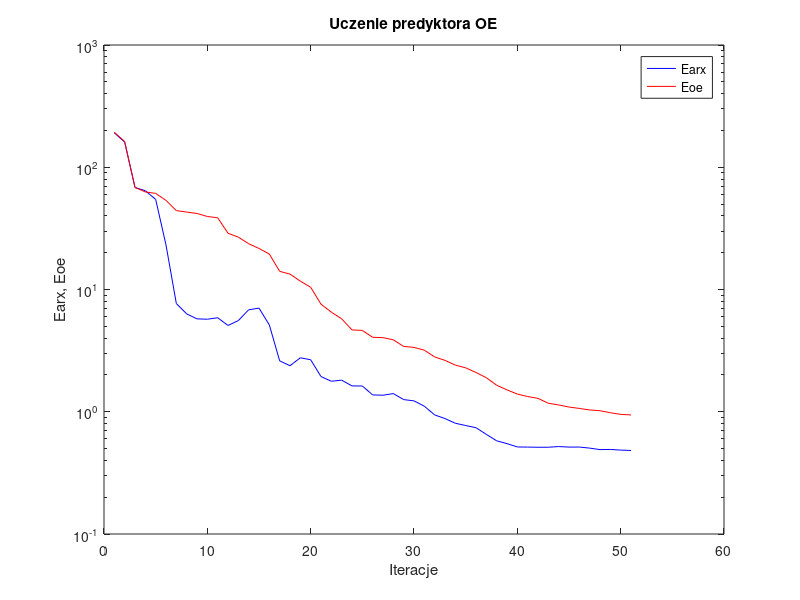
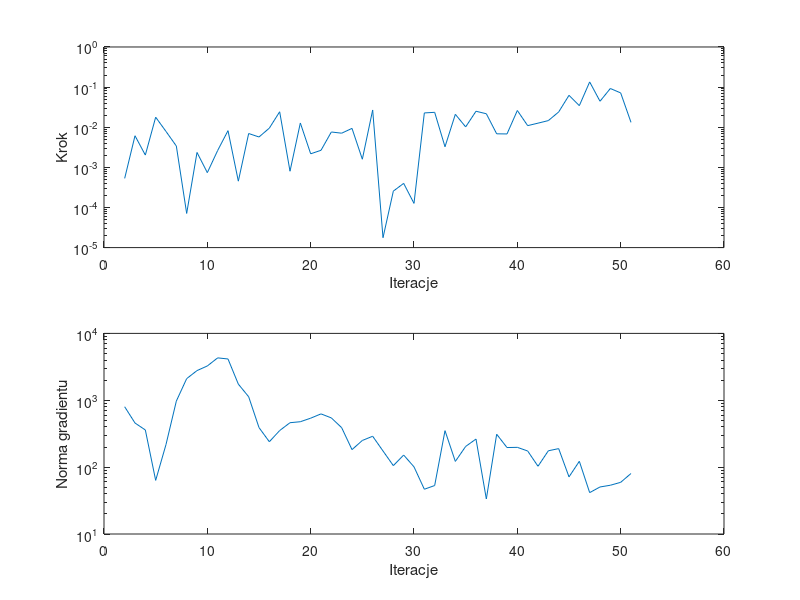

The MATLAB script that drew these images, in order:
%uczenie predyktora oe
clear all;
n=0; farx(n+1)=1.913137e+002; foe(n+1)=1.933879e+002; wspucz(n+1)=0.000000e+000; ng(n+1)=0.000000e+000;
%odnowa zmiennej metryki
n=1; farx(n+1)=1.604687e+002; foe(n+1)=1.621401e+002; krok(n+1)=5.304139e-004; ng(n+1)=7.998576e+002;
n=2; farx(n+1)=6.832734e+001; foe(n+1)=6.840209e+001; krok(n+1)=6.130766e-003; ng(n+1)=4.567688e+002;
n=3; farx(n+1)=6.427650e+001; foe(n+1)=6.282115e+001; krok(n+1)=2.023175e-003; ng(n+1)=3.595902e+002;
n=4; farx(n+1)=5.459035e+001; foe(n+1)=6.113935e+001; krok(n+1)=1.778267e-002; ng(n+1)=6.339256e+001;
n=5; farx(n+1)=2.313187e+001; foe(n+1)=5.356098e+001; krok(n+1)=7.852675e-003; ng(n+1)=2.178621e+002;
n=6; farx(n+1)=7.678089e+000; foe(n+1)=4.420901e+001; krok(n+1)=3.401267e-003; ng(n+1)=9.716332e+002;
n=7; farx(n+1)=6.319558e+000; foe(n+1)=4.300349e+001; krok(n+1)=7.103937e-005; ng(n+1)=2.105286e+003;
n=8; farx(n+1)=5.752093e+000; foe(n+1)=4.187057e+001; krok(n+1)=2.351298e-003; ng(n+1)=2.777325e+003;
n=9; farx(n+1)=5.713347e+000; foe(n+1)=3.956451e+001; krok(n+1)=7.383609e-004; ng(n+1)=3.257990e+003;
n=10; farx(n+1)=5.874970e+000; foe(n+1)=3.862807e+001; krok(n+1)=2.634602e-003; ng(n+1)=4.305421e+003;
n=11; farx(n+1)=5.079260e+000; foe(n+1)=2.886933e+001; krok(n+1)=8.213360e-003; ng(n+1)=4.142794e+003;
n=12; farx(n+1)=5.569718e+000; foe(n+1)=2.681008e+001; krok(n+1)=4.526501e-004; ng(n+1)=1.742948e+003;
n=13; farx(n+1)=6.822932e+000; foe(n+1)=2.368529e+001; krok(n+1)=6.970444e-003; ng(n+1)=1.128356e+003;
n=14; farx(n+1)=7.043752e+000; foe(n+1)=2.165731e+001; krok(n+1)=5.711090e-003; ng(n+1)=3.902242e+002;
n=15; farx(n+1)=5.130734e+000; foe(n+1)=1.949499e+001; krok(n+1)=9.495353e-003; ng(n+1)=2.397570e+002;
n=16; farx(n+1)=2.607578e+000; foe(n+1)=1.408018e+001; krok(n+1)=2.428721e-002; ng(n+1)=3.524328e+002;
n=17; farx(n+1)=2.380743e+000; foe(n+1)=1.336101e+001; krok(n+1)=8.006062e-004; ng(n+1)=4.617324e+002;
n=18; farx(n+1)=2.763124e+000; foe(n+1)=1.170968e+001; krok(n+1)=1.276026e-002; ng(n+1)=4.775975e+002;
n=19; farx(n+1)=2.662724e+000; foe(n+1)=1.042913e+001; krok(n+1)=2.176307e-003; ng(n+1)=5.395897e+002;
n=20; farx(n+1)=1.939574e+000; foe(n+1)=7.585017e+000; krok(n+1)=2.660052e-003; ng(n+1)=6.255191e+002;
n=21; farx(n+1)=1.775765e+000; foe(n+1)=6.525859e+000; krok(n+1)=7.609550e-003; ng(n+1)=5.448285e+002;
n=22; farx(n+1)=1.813518e+000; foe(n+1)=5.752795e+000; krok(n+1)=7.099884e-003; ng(n+1)=3.890262e+002;
n=23; farx(n+1)=1.626677e+000; foe(n+1)=4.671540e+000; krok(n+1)=9.358895e-003; ng(n+1)=1.827337e+002;
n=24; farx(n+1)=1.624756e+000; foe(n+1)=4.628845e+000; krok(n+1)=1.593673e-003; ng(n+1)=2.504646e+002;
n=25; farx(n+1)=1.373035e+000; foe(n+1)=4.065411e+000; krok(n+1)=2.691279e-002; ng(n+1)=2.896356e+002;
%odnowa zmiennej metryki
n=26; farx(n+1)=1.365456e+000; foe(n+1)=4.039747e+000; krok(n+1)=1.763713e-005; ng(n+1)=1.744327e+002;
n=27; farx(n+1)=1.408114e+000; foe(n+1)=3.875822e+000; krok(n+1)=2.554609e-004; ng(n+1)=1.053322e+002;
n=28; farx(n+1)=1.257567e+000; foe(n+1)=3.422397e+000; krok(n+1)=3.984182e-004; ng(n+1)=1.516065e+002;
n=29; farx(n+1)=1.227379e+000; foe(n+1)=3.361512e+000; krok(n+1)=1.264385e-004; ng(n+1)=1.009760e+002;
n=30; farx(n+1)=1.110321e+000; foe(n+1)=3.189239e+000; krok(n+1)=2.272397e-002; ng(n+1)=4.670697e+001;
n=31; farx(n+1)=9.421134e-001; foe(n+1)=2.808167e+000; krok(n+1)=2.351765e-002; ng(n+1)=5.307565e+001;
n=32; farx(n+1)=8.796552e-001; foe(n+1)=2.632476e+000; krok(n+1)=3.259300e-003; ng(n+1)=3.510536e+002;
n=33; farx(n+1)=8.051220e-001; foe(n+1)=2.406603e+000; krok(n+1)=2.097129e-002; ng(n+1)=1.217465e+002;
n=34; farx(n+1)=7.715466e-001; foe(n+1)=2.286924e+000; krok(n+1)=1.019447e-002; ng(n+1)=2.039823e+002;
n=35; farx(n+1)=7.404834e-001; foe(n+1)=2.094401e+000; krok(n+1)=2.502130e-002; ng(n+1)=2.629786e+002;
n=36; farx(n+1)=6.527125e-001; foe(n+1)=1.896978e+000; krok(n+1)=2.165649e-002; ng(n+1)=3.342736e+001;
n=37; farx(n+1)=5.785115e-001; foe(n+1)=1.647913e+000; krok(n+1)=6.853004e-003; ng(n+1)=3.103682e+002;
n=38; farx(n+1)=5.485905e-001; foe(n+1)=1.509649e+000; krok(n+1)=6.800237e-003; ng(n+1)=1.963065e+002;
n=39; farx(n+1)=5.152339e-001; foe(n+1)=1.395488e+000; krok(n+1)=2.611507e-002; ng(n+1)=1.976365e+002;
n=40; farx(n+1)=5.140571e-001; foe(n+1)=1.332080e+000; krok(n+1)=1.095618e-002; ng(n+1)=1.743925e+002;
n=41; farx(n+1)=5.123462e-001; foe(n+1)=1.286695e+000; krok(n+1)=1.262969e-002; ng(n+1)=1.030488e+002;
n=42; farx(n+1)=5.125049e-001; foe(n+1)=1.173883e+000; krok(n+1)=1.462925e-002; ng(n+1)=1.756259e+002;
n=43; farx(n+1)=5.191630e-001; foe(n+1)=1.137138e+000; krok(n+1)=2.399905e-002; ng(n+1)=1.891565e+002;
n=44; farx(n+1)=5.138880e-001; foe(n+1)=1.093052e+000; krok(n+1)=6.237096e-002; ng(n+1)=7.146334e+001;
n=45; farx(n+1)=5.144831e-001; foe(n+1)=1.064562e+000; krok(n+1)=3.450322e-002; ng(n+1)=1.222883e+002;
n=46; farx(n+1)=5.041198e-001; foe(n+1)=1.034451e+000; krok(n+1)=1.346726e-001; ng(n+1)=4.157021e+001;
n=47; farx(n+1)=4.901387e-001; foe(n+1)=1.019753e+000; krok(n+1)=4.438543e-002; ng(n+1)=5.050341e+001;
n=48; farx(n+1)=4.917392e-001; foe(n+1)=9.815638e-001; krok(n+1)=9.233170e-002; ng(n+1)=5.359501e+001;
n=49; farx(n+1)=4.856608e-001; foe(n+1)=9.519664e-001; krok(n+1)=7.165516e-002; ng(n+1)=5.924878e+001;
n=50; farx(n+1)=4.822788e-001; foe(n+1)=9.420159e-001; krok(n+1)=1.321526e-002; ng(n+1)=8.032837e+001;

figure; semilogy(farx,'b'); hold on; semilogy(foe,'r'); xlabel('Iteracje'); ylabel('Earx, Eoe'); legend('Earx','Eoe'); title('Uczenie predyktora OE');
figure; subplot(2,1,1); semilogy(krok); xlabel('Iteracje'); ylabel('Krok');
subplot(2,1,2); semilogy(ng); xlabel('Iteracje'); ylabel('Norma gradientu');
Earx=farx(n+1)
Eoe=foe(n+1)
